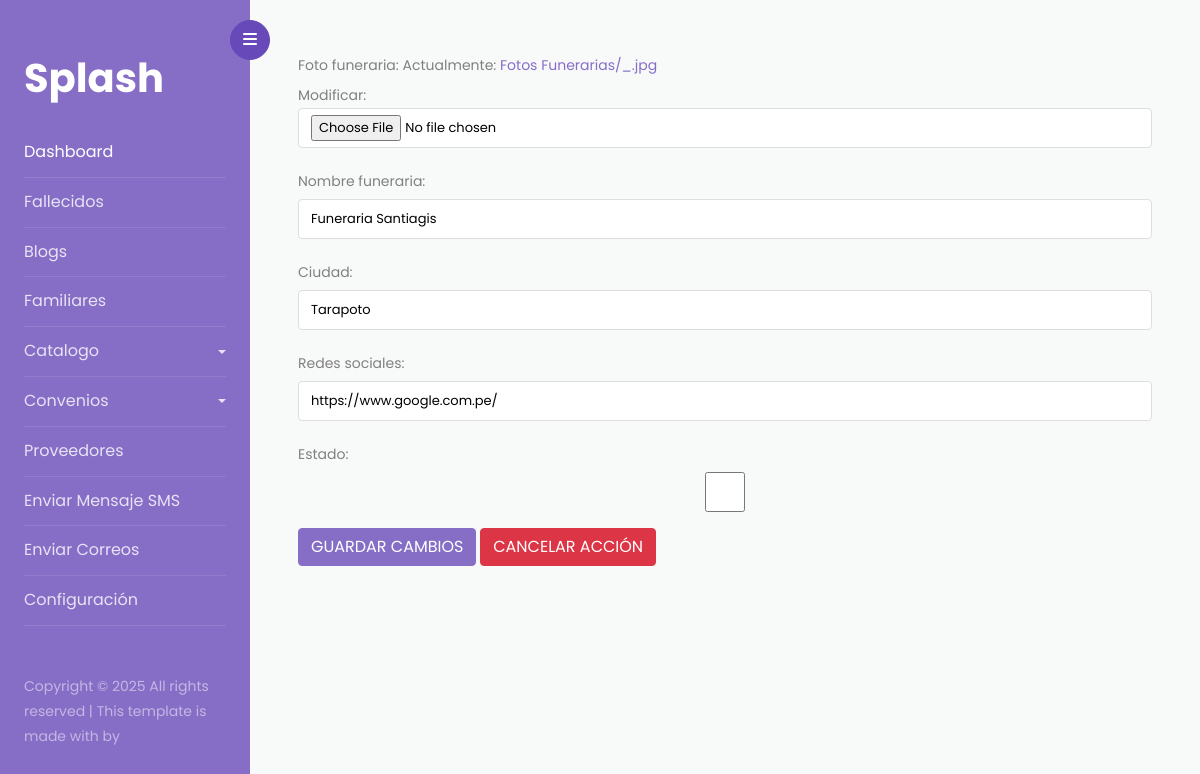
/convenios/update-funeraria/1/, run on the app's committed database.
### convenios/models.py (models this page shows)
class ModelsFunerarias(models.Model):
    foto_funeraria =  models.ImageField(upload_to='Fotos Funerarias')
    nombre_funeraria =  models.CharField(max_length=255)
    ciudad = models.CharField(max_length=155)
    redes_sociales = models.URLField()
    estado = models.BooleanField(default=True)
    date_create = models.DateField(auto_now_add=True)
    class Meta:
        verbose_name = 'Funeraria'
        verbose_name_plural = 'Funerarias'

### convenios/views.py (the view)
# urls.py: path('update-funeraria/<int:id>/', UpdateFuneraria, name='update-funeraria'),
def UpdateFuneraria(request, id):
    funeraria =  get_object_or_404(ModelsFunerarias, id=id)
    if request.method == 'POST':
        form  =  FuneriasForm(request.POST, request.FILES, instance=funeraria)
        if form.is_valid():
            form.save()
            return redirect('convenios:list-funerarias')
        else:
            print(form.errors)
    else:
        form =  FuneriasForm(instance=funeraria)
    return render(request, 'funerarias/index-funerarias-forms.html', {'form': form})

### convenios/forms.py
class FuneriasForm(forms.ModelForm):
    class Meta:
        model = ModelsFunerarias
        fields = '__all__'
    def __init__(self, *args, **kargs):
        super().__init__(*args, **kargs)
        placeholder = {
            'nombre_funeraria' : 'Nombre de la Funeraria',
            'ciudad': 'Nombre de la ciudad',
            'redes_sociales':  'Ingresa la Url de la red social',
        }
        for field_a, field_b in self.fields.items():
            field_b.widget.attrs['class'] = 'form-control'
            if field_a in  placeholder:
                field_b.widget.attrs['placeholder'] = placeholder[field_a]

### convenios/templates/funerarias/index-funerarias-forms.html (shortened to what this page needs)
{% extends 'index.html' %}
{% block content %}
<form  method="post"  enctype="multipart/form-data">
    {{ form.as_p }}
    <button class="btn btn-primary" type="submit">{% if object %}ACTUALIZAR {% else %} GUARDAR CAMBIOS {% endif %}</button>
    <a class="btn btn-danger" href="{% url 'convenios:list-funerarias' %}">CANCELAR ACCIÓN</a>
</form>
{% endblock %}

### static/css/style-fallecido.css (style rules this page uses)
* { margin: 0px; padding: 0px; }
label { margin: 0; line-height: 35px; }
.form-control { border: 1px solid #DEDEDE; }

### data on the page
ModelsFunerarias: nombre_funeraria "Funeraria Santiagis", ciudad "Tarapoto", redes_sociales "https://www.google.com.pe/"
